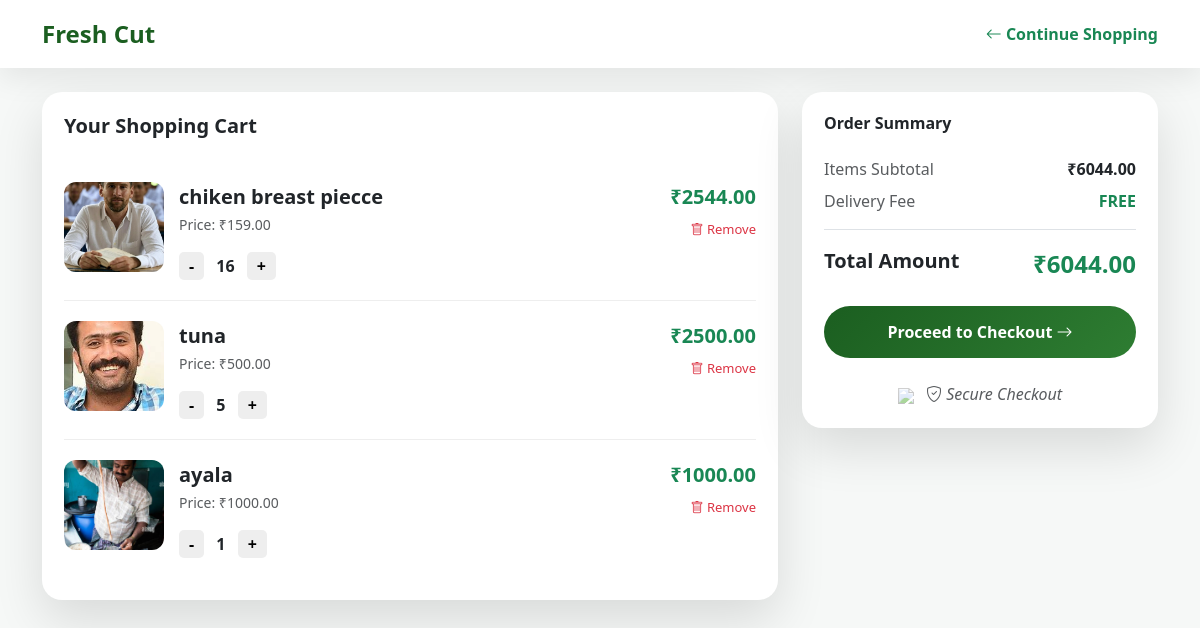
The page /cart/ (signed in) on the database its author committed.
### freshcut/models.py (models this page shows)
class Cart(models.Model):
    user = models.ForeignKey(settings.AUTH_USER_MODEL,on_delete=models.CASCADE)
    product = models.ForeignKey(Product, on_delete=models.CASCADE)
    quantity = models.PositiveIntegerField(default=1)
    class Meta:
        unique_together = ('user', 'product')
    @property
    def subtotal(self):
        return (self.product.price) * self.quantity

### adminpage/models.py (models this page shows, shortened)
class Product(models.Model):
    category = models.ForeignKey(Category, on_delete=models.PROTECT)
    subcategory = models.ForeignKey(SubCategory, on_delete=models.PROTECT)
    slug = models.SlugField(unique=True, blank=True)
    name = models.CharField(max_length=200)
    price = models.DecimalField(max_digits=10, decimal_places=2)
    description = models.TextField(blank=True)
    image = models.ImageField(upload_to="products/")
    stock = models.PositiveIntegerField(default=0)
    is_active = models.BooleanField(default=True)

### freshcut/views.py (the view, shortened to what this page needs)
# urls.py: path('cart/', views.cart, name='cart'),
@login_required
def cart(request):
    cart_items = Cart.objects.filter(user=request.user)
    subtotal = sum(item.subtotal for item in cart_items)
    total_items = sum(item.quantity for item in cart_items)
    return render(request, "cart.html", {
        "cart_items": cart_items,
        "subtotal": subtotal,
        "total_items":total_items,
    })

### freshcut/templates/cart.html (shortened to what this page needs)
<!DOCTYPE html>
<html lang="en">
<head>
    <link href="https://cdn.jsdelivr.net/npm/bootstrap@5.3.2/dist/css/bootstrap.min.css" rel="stylesheet">
    <link href="https://cdn.jsdelivr.net/npm/bootstrap-icons/font/bootstrap-icons.css" rel="stylesheet">
</head>
<body>
<div class="header py-3 mb-4">
    <div class="container d-flex justify-content-between align-items-center">
        <div class="logo">Fresh Cut</div>
        <a href="{% url 'freshcut' %}" class="text-decoration-none text-success fw-semibold">
            <i class="bi bi-arrow-left"></i> Continue Shopping
        </a>
    </div>
</div>
<div class="container">
    <div class="row g-4">
        <div class="col-md-8">
            <div class="cart-card">
                <h5 class="fw-bold mb-4">Your Shopping Cart</h5>
                {% for item in cart_items %}
                <div class="cart-item">
                    <div class="flex-shrink-0">
                        {% if item.product.image %}
                            <img src="{{ item.product.image.url }}" alt="{{ item.product.name }}">
                        {% else %}
                            <img src="https://via.placeholder.com/100" alt="No Image">
                        {% endif %}
                    </div>
                    <div class="flex-grow-1">
                        <div class="fw-bold fs-5">{{ item.product.name }}</div>
                        <small class="text-muted">Price: ₹{{ item.product.price }}</small>
                        <div class="mt-3">
                            <form action="{% url 'update_cart_quantity' item.id %}" method="POST" style="display:inline;">
                                <button type="submit" name="action" value="decrease" class="qty-btn">-</button>
                                <span class="mx-2 fw-bold">{{ item.quantity }}</span>
                                <button type="submit" name="action" value="increase" class="qty-btn">+</button>
                            </form>
                        </div>
                    </div>
                    <div class="text-end">
                        <div class="fw-bold text-success fs-5">₹{{ item.subtotal }}</div>
                        <a href="{% url 'remove_cart_item' item.id %}" class="remove mt-2 d-inline-block"
                           onclick="return confirm('Are you sure you want to remove this item?')">
                            <i class="bi bi-trash"></i> Remove
                        </a>
                    </div>
                </div>
                {% empty %}
                <div class="text-center py-5">
                    <i class="bi bi-cart-x fs-1 text-muted"></i>
                    <p class="mt-3 fs-5 text-muted">Your cart is empty!</p>
                    <a href="{% url 'freshcut' %}" class="btn btn-success rounded-pill px-4 mt-2">Shop Now</a>
                </div>
                {% endfor %}
            </div>
        </div>
        <div class="col-md-4">
            <div class="summary-card">
                <h6 class="fw-bold mb-4">Order Summary</h6>
                <div class="d-flex justify-content-between mb-2">
                    <span class="text-muted">Items Subtotal</span>
                    <span class="fw-bold">₹{{ subtotal }}</span>
                </div>
                <div class="d-flex justify-content-between mb-2 border-bottom pb-3">
                    <span class="text-muted">Delivery Fee</span>
                    <span class="text-success fw-bold">FREE</span>
                </div>
                <div class="d-flex justify-content-between mt-3 mb-4">
                    <span class="fs-5 fw-bold">Total Amount</span>
                    <span class="fs-4 fw-bold text-success">₹{{ subtotal }}</span>
                </div>
                {% if cart_items %}
                <a href="{% url 'checkout' %}" class="text-decoration-none">
                    <button class="btn checkout-btn w-100 text-white">
                        Proceed to Checkout <i class="bi bi-arrow-right"></i>
                    </button>
                </a>
                {% endif %}
                <div class="mt-4 text-center">
                    <img src="https://upload.wikimedia.org/wikipedia/commons/thumb/b/b5/PayPal.svg/1200px-PayPal.svg.png" height="20" class="mx-1 opacity-50">
                    <i class="bi bi-shield-check text-muted mx-1"> Secure Checkout</i>
                </div>
            </div>
        </div>
    </div>
</div>
</body>
</html>

### freshcut/templates/cart.html (style rules this page uses)
:root { --green: #1b5e20; --green2: #2e7d32; --bg: #f6f8f7; }
body { background: var(--bg); font-family: "Segoe UI", system-ui; }
.header { background: #fff; box-shadow: 0 10px 30px rgba(0,0,0,.08); }
.logo { font-size: 24px; font-weight: 900; color: var(--green); }
.cart-card { background: #fff; border-radius: 20px; padding: 22px; box-shadow: 0 20px 50px rgba(0,0,0,.12); }
.cart-item { display: flex; gap: 15px; padding: 20px 0; border-bottom: 1px solid #eee; }
.cart-item:last-child { border-bottom: none; }
.cart-item img { width: 100px; height: 90px; object-fit: cover; border-radius: 12px; }
.summary-card { background: #fff; border-radius: 20px; padding: 22px; box-shadow: 0 20px 50px rgba(0,0,0,.12); position: sticky; top: 20px; }
.checkout-btn { background: linear-gradient(135deg, var(--green), var(--green2)); border: none; padding: 14px; font-weight: 800; border-radius: 30px; transition: 0.3s; }
.remove { color: #dc3545; font-size: 13px; text-decoration: none; }
.qty-btn { border: none; font-weight: bold; padding: 2px 10px; border-radius: 5px; background: #eee; cursor: pointer; }

### rows shown on the page
Cart: product.image (picture), product.name "chiken breast piecce", product.price "159.00", quantity "16", subtotal "2544.00"
Cart: product.image (picture), product.name "tuna", product.price "500.00", quantity "5", subtotal "2500.00"
Cart: product.image (picture), product.name "ayala", product.price "1000.00", quantity "1", subtotal "1000.00"

### other values the page prints
{{ subtotal }} "6044.00"
